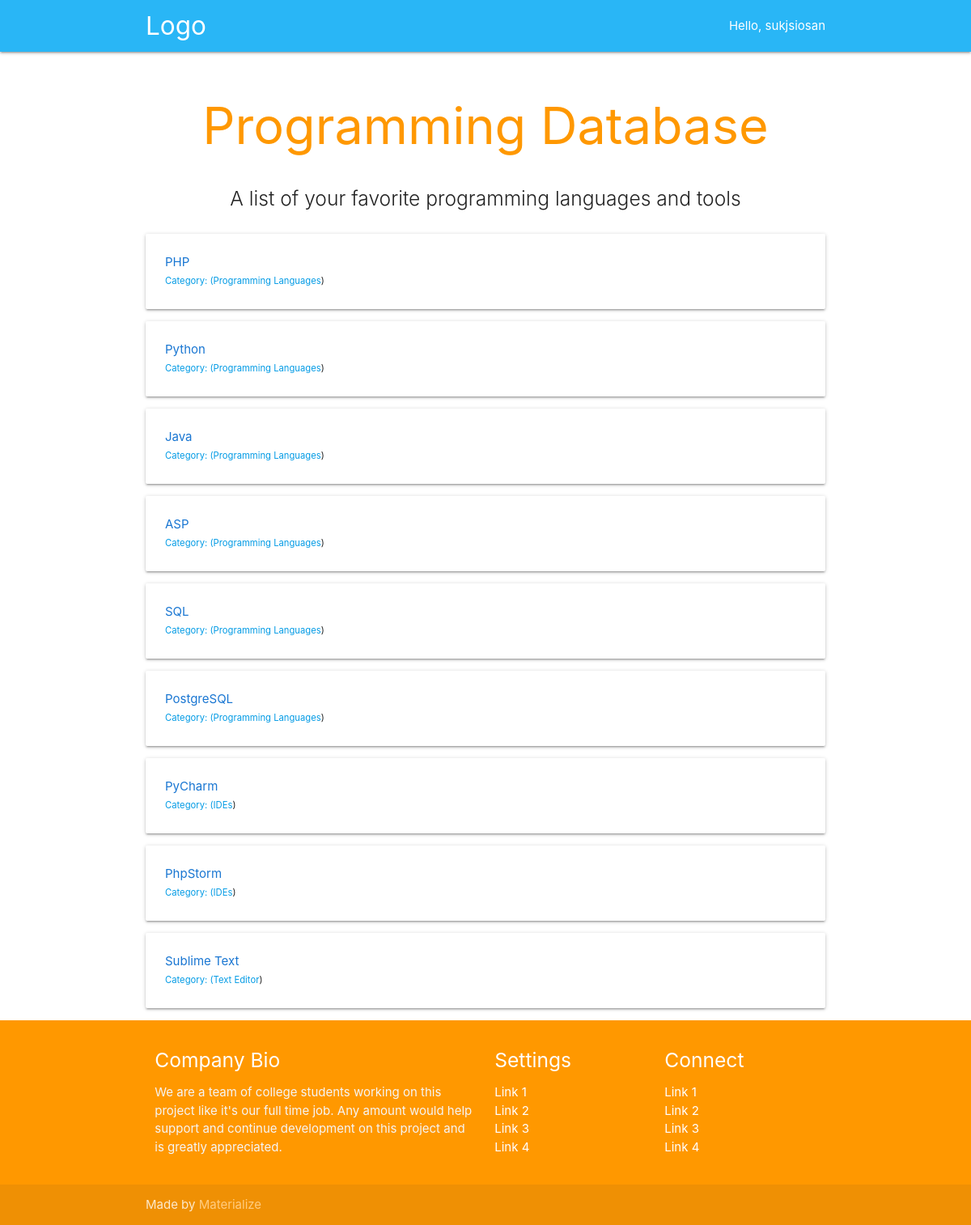
The app's page / (signed in) with its own data.
### pdb_app/models.py (models this page shows, shortened)
class Item(models.Model):
    name = models.CharField(max_length=50)
    description = models.TextField()
    image = models.ImageField(blank=True, null=True, upload_to='uploads/%Y/%m/')
    category = models.ForeignKey(Category, on_delete=models.DO_NOTHING)
    created_at = models.DateTimeField(auto_now_add=True)
    updated_at = models.DateTimeField(auto_now=True)
    class Meta:
        db_table = "items"

class Category(models.Model):
    name = models.CharField(max_length=50)
    class Meta:
        db_table = "categories"
        verbose_name_plural = "categories"
    def __str__(self):
        return self.name

### pdb_app/views.py (the view)
# urls.py: path('', views.index, name='index'),
def index(request):
    template = loader.get_template('pdb_app/index.html')
    context = {
        'name': 'sukjsiosan',
        'items': Item.objects.all(),
        'title': 'Programming Database',
        'description': 'A list of your favorite programming languages and tools'
    }
    return HttpResponse(template.render(context, request))

### pdb_app/templates/pdb_app/index.html (shortened to what this page needs)
{% extends 'pdb_app/base.html' %}
{% block pagetitle %}{{title}}{% endblock pagetitle %}
{% block description %}{{description}}{% endblock description %}
{% block content %}
{% for i in items %}
<a href="{% url 'detail' i.id %}">
    <div class="card-panel">
        <span class="blue-text text-darken-2">{{i.name}}</span><br>
        <small>Category: (<a href="{% url 'categories' %}">{{i.category}}</a>)</small>
  </div>
</a>
{% endfor %}
{% endblock content %}

### pdb_app/templates/pdb_app/base.html (shortened to what this page needs)
{% load static %}
<!DOCTYPE html>
<html lang="en">
<head>
    <link rel="stylesheet" href="https://cdnjs.cloudflare.com/ajax/libs/materialize/1.0.0/css/materialize.min.css">
    <link rel="stylesheet" href="{% static 'style.css' %}">
</head>
<body>
<nav class="light-blue lighten-1" role="navigation">
    <div class="nav-wrapper container"><a id="logo-container" href="#" class="brand-logo">Logo</a>
        <ul class="right hide-on-med-and-down">
            <li>Hello, {% if user.is_authenticated %} {{user.username}} {% else %} Guest {% endif %}</li>
        </ul>
    </div>
</nav>
<div class="section no-pad-bot">
    <div class="container">
        <h1 class="header center orange-text">{% block pagetitle %}{%endblock pagetitle%}</h1>
        <div class="row center">
            <h5 class="header col s12 light">{% block description%}{% endblock description%}</h5>
        </div>
        {% block content %}
        {% endblock content %}
    </div>
</div>
<footer class="page-footer orange">
    <div class="container">
        <div class="row">
            <div class="col l6 s12">
                <h5 class="white-text">Company Bio</h5>
                <p class="grey-text text-lighten-4">We are a team of college students working on this project like it's
                    our full time job. Any amount would help support and continue development on this project and is
                    greatly appreciated.</p>
            </div>
            <div class="col l3 s12">
                <h5 class="white-text">Settings</h5>
                <ul>
                    <li><a class="white-text" href="#!">Link 1</a></li>
                    <li><a class="white-text" href="#!">Link 2</a></li>
                    <li><a class="white-text" href="#!">Link 3</a></li>
                    <li><a class="white-text" href="#!">Link 4</a></li>
                </ul>
            </div>
            <div class="col l3 s12">
                <h5 class="white-text">Connect</h5>
                <ul>
                    <li><a class="white-text" href="#!">Link 1</a></li>
                    <li><a class="white-text" href="#!">Link 2</a></li>
                    <li><a class="white-text" href="#!">Link 3</a></li>
                    <li><a class="white-text" href="#!">Link 4</a></li>
                </ul>
            </div>
        </div>
    </div>
    <div class="footer-copyright">
        <div class="container">
            Made by <a class="orange-text text-lighten-3" href="http://materializecss.com">Materialize</a>
        </div>
    </div>
</footer>
</body>
</html>

### records on screen
Item: name "PHP", category "Programming Languages"
Item: name "Python", category "Programming Languages"
Item: name "Java", category "Programming Languages"
Item: name "ASP", category "Programming Languages"
Item: name "SQL", category "Programming Languages"
Item: name "PostgreSQL", category "Programming Languages"
Item: name "PyCharm", category "IDEs"
Item: name "PhpStorm", category "IDEs"
Item: name "Sublime Text", category "Text Editor"

### other values on screen
{{ user.username }} "sukjsiosan"
{{ title }} "Programming Database"
{{ description }} "A list of your favorite programming languages and tools"
